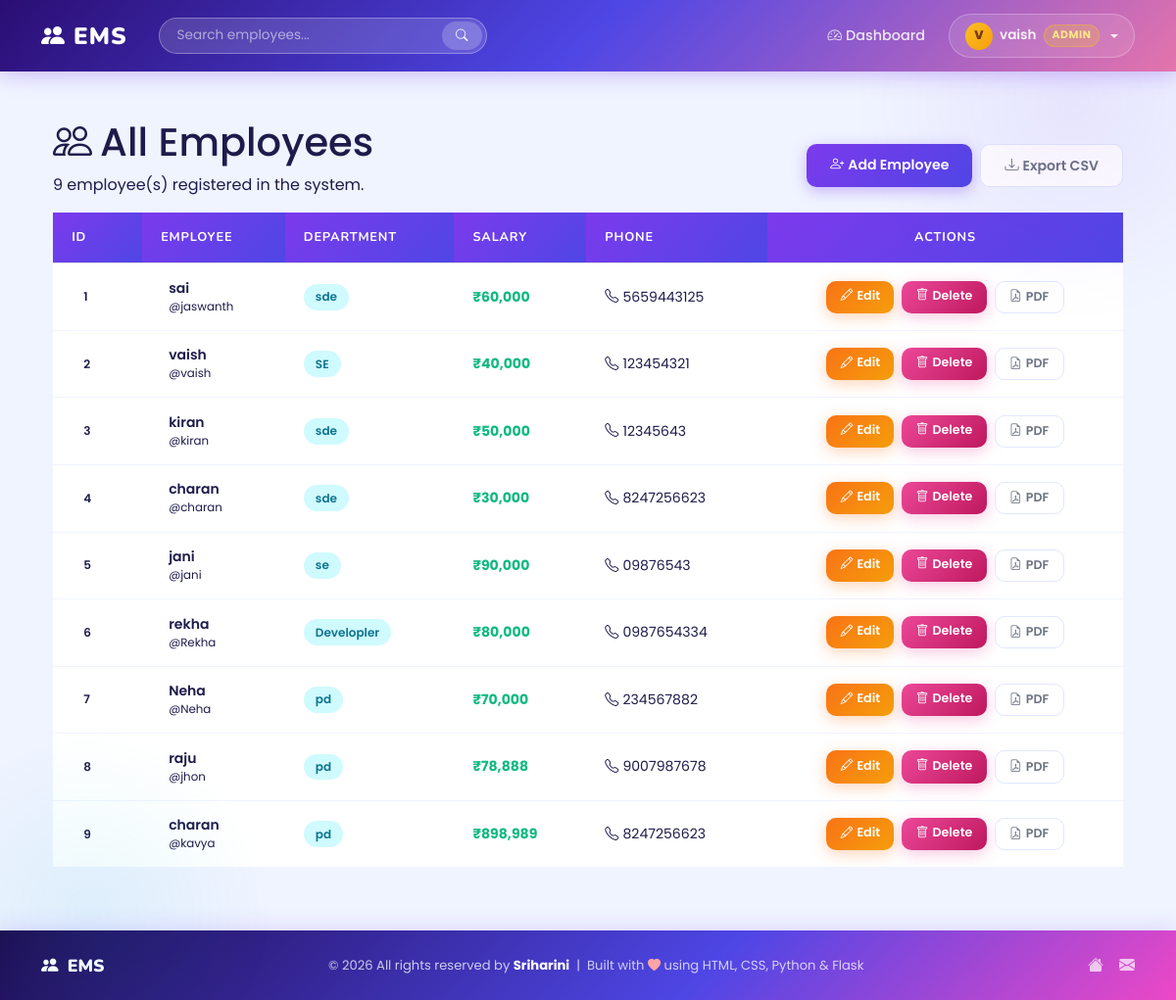
The app's page /view_employee (signed in) with its own data.
### tables this page shows
CREATE TABLE employee (
    eid INTEGER PRIMARY KEY AUTOINCREMENT,
    ename TEXT,
    edept TEXT,
    esalary INTEGER,
    ephone TEXT,
    username TEXT
);

### app.py (the view)
@app.route("/view_employee")
def view_employee():
    block = admin_required()
    if block: return block
    employees = q("SELECT * FROM employee ORDER BY eid ", fetch="all")
    return render_template("view_employee.html", employees=employees)

### app.py (called while the page is built)
def get_db():
    if "db" not in g:
        g.db = sqlite3.connect(DATABASE)
        g.db.row_factory = sqlite3.Row   # rows behave like dicts AND support index
    return g.db

def q(sql, params=(), fetch="all"):
    db  = get_db()
    cur = db.execute(sql, params)
    if fetch == "one":
        return cur.fetchone()
    if fetch == "all":
        return cur.fetchall()
    db.commit()          # commit writes immediately
    return None

def logged_in():
    return session.get("username") is not None

def admin_required():
    if not logged_in():
        flash("Please log in to continue.", "warning")
        return redirect("/login")
    if session.get("role") != "admin":
        flash("Access denied. Admins only.", "danger")
        return redirect("/dashboard")
    return None

### templates/view_employee.html (shortened to what this page needs)
{% extends 'base.html' %}
{% block content %}
<div class="container">
  <div class="page-hd-row page-hd d-flex flex-column flex-md-row justify-content-between align-items-center">
    <div>
      <h1><i class="bi bi-people me-2" style="color:var(--brand)"></i>All Employees</h1>
      <p>{{ employees|length }} employee(s) registered in the system.</p>
    </div>
    <div class="d-flex gap-2">
      <a href="/add_employee" class="btn btn-primary"><i class="bi bi-person-plus me-1"></i>Add Employee</a>
      <a href="/export_csv" class="btn btn-outline-secondary"><i class="bi bi-download me-1"></i>Export CSV</a>
    </div>
  </div>
  {% if employees %}
  <div class="ems-table-wrap table-responsive">
     <table class="table ems-table">
      <thead>
        <tr><th>ID</th><th>Employee</th><th>Department</th><th>Salary</th><th>Phone</th><th style="text-align:center">Actions</th></tr>
      </thead>
      <tbody>
        {% for e in employees %}
        <tr>
          <td><span class="chip chip-gray">{{ e[0] }}</span></td>
          <td>
            <div class="d-flex align-items-center gap-2">
              <div>
                <div style="font-weight:600;font-size:.875rem">{{ e[1] }}</div>
                <div style="font-size:.74rem;color:var(--text-3)">@{{ e[5] }}</div>
              </div>
            </div>
          </td>
          <td><span class="chip chip-teal">{{ e[2] }}</span></td>
          <td style="font-weight:700;color:var(--green)">₹{{ "{:,}".format(e[3]|int) }}</td>
          <td style="color:var(--text-2)"><i class="bi bi-telephone me-1" style="color:var(--text-3)"></i>{{ e[4] }}</td>
          <td>
            <div class="d-flex gap-2 justify-content-center">
              <a href="/edit/{{ e[0] }}" class="btn btn-warning btn-sm"><i class="bi bi-pencil me-1"></i>Edit</a>
              <a href="/delete/{{ e[0] }}" class="btn btn-danger btn-sm"
                 onclick="return confirm('Delete {{ e[1] }}? This cannot be undone.')">
                <i class="bi bi-trash me-1"></i>Delete
              </a>
              <a href="/salary_slip_pdf/{{ e[0] }}" class="btn btn-outline-secondary btn-sm" title="Download PDF Salary Slip">
                <i class="bi bi-file-earmark-pdf me-1"></i>PDF
              </a>
            </div>
          </td>
        </tr>
        {% endfor %}
      </tbody>
    </table>
  </div>
  {% endif %}
</div>
{% endblock %}

### static/style.css (style rules this page uses)
:root { --purple: #7c3aed; --purple-l: #a78bfa; --pink: #ec4899; --orange: #f97316; --teal: #06b6d4; --green: #10b981; --yellow: #f59e0b; --indigo: #4f46e5; --bg: #f0f4ff; --white: #ffffff; --border: #e0e7ff; --text: #1e1b4b; --muted: #6b7280; --radius: 16px; --radius-sm:10px; --shadow: 0 4px 24px rgba(124,58,237,0.10); --shadow-lg:0 12px 40px rgba(124,58,237,0.18); }
*, *::before, *::after { box-sizing: border-box; margin: 0; padding: 0; }
html { height: 100%; }
body { font-family: 'Poppins', sans-serif; background: var(--bg); color: var(--text); min-height: 100vh; display: flex; flex-direction: column; }
body::before { content: ''; position: fixed; top: -120px; right: -120px; width: 450px; height: 450px; background: radial-gradient(circle, rgba(124,58,237,0.08), transparent 70%); pointer-events: none; z-index: 0; }
body::after { content: ''; position: fixed; bottom: -100px; left: -100px; width: 380px; height: 380px; background: radial-gradient(circle, rgba(6,182,212,0.08), transparent 70%); pointer-events: none; z-index: 0; }
.btn { font-family: 'Poppins', sans-serif !important; font-weight: 600; border-radius: var(--radius-sm) !important; padding: 0.65rem 1.5rem !important; font-size: 0.88rem !important; transition: all 0.22s ease !important; }
.btn-primary { background: linear-gradient(135deg, var(--purple), var(--indigo)) !important; border: none !important; color: #fff !important; box-shadow: 0 4px 15px rgba(124,58,237,0.35) !important; }
.btn-danger { background: linear-gradient(135deg, var(--pink), #be185d) !important; border: none !important; color: #fff !important; box-shadow: 0 4px 15px rgba(236,72,153,0.3) !important; }
.btn-warning { background: linear-gradient(135deg, var(--orange), var(--yellow)) !important; border: none !important; color: #fff !important; box-shadow: 0 4px 15px rgba(249,115,22,0.3) !important; }
.btn-outline-secondary { border: 1.5px solid var(--border) !important; color: var(--muted) !important; background: #fff !important; }
.btn-sm { padding: 0.38rem 0.9rem !important; font-size: 0.79rem !important; }
.ems-table { width: 100%; border-collapse: collapse; font-size: 0.88rem; }
.ems-table thead th { background: linear-gradient(135deg, var(--purple), var(--indigo)); color: #fff; font-family: 'Nunito', sans-serif; font-weight: 700; font-size: 0.8rem; text-transform: uppercase; letter-spacing: 0.8px; padding: 1rem 1.2rem; white-space: nowrap; }
.ems-table tbody tr { border-bottom: 1px solid #f0f4ff; transition: background 0.15s; }
.ems-table tbody td { padding: 0.9rem 1.2rem; color: var(--text); vertical-align: middle; }
.ems-table tbody tr:last-child td { border-bottom: none; }
.chip { display: inline-block; font-size: 0.75rem; font-weight: 600; padding: 0.28rem 0.75rem; border-radius: 20px; }
.chip-teal { background: #cffafe; color: #0e7490; }
a { color: var(--purple); }

### records on screen
employee: eid "1", ename "sai", username "jaswanth", edept "sde", esalary "60,000", ephone "5659443125"
employee: eid "2", ename "vaish", username "vaish", edept "SE", esalary "40,000", ephone "123454321"
employee: eid "3", ename "kiran", username "kiran", edept "sde", esalary "50,000", ephone "12345643"
employee: eid "4", ename "charan", username "charan", edept "sde", esalary "30,000", ephone "8247256623"
employee: eid "5", ename "jani", username "jani", edept "se", esalary "90,000", ephone "09876543"
employee: eid "6", ename "rekha", username "Rekha", edept "Developler", esalary "80,000", ephone "0987654334"
employee: eid "7", ename "Neha", username "Neha", edept "pd", esalary "70,000", ephone "234567882"
employee: eid "8", ename "raju", username "jhon", edept "pd", esalary "78,888", ephone "9007987678"
employee: eid "9", ename "charan", username "kavya", edept "pd", esalary "898,989", ephone "8247256623"

### other values on screen
{{ session.get('username', 'A')[0]|upper }} "V"
{{ session.get('username') }} "vaish"
{{ employees|length }} "9"
